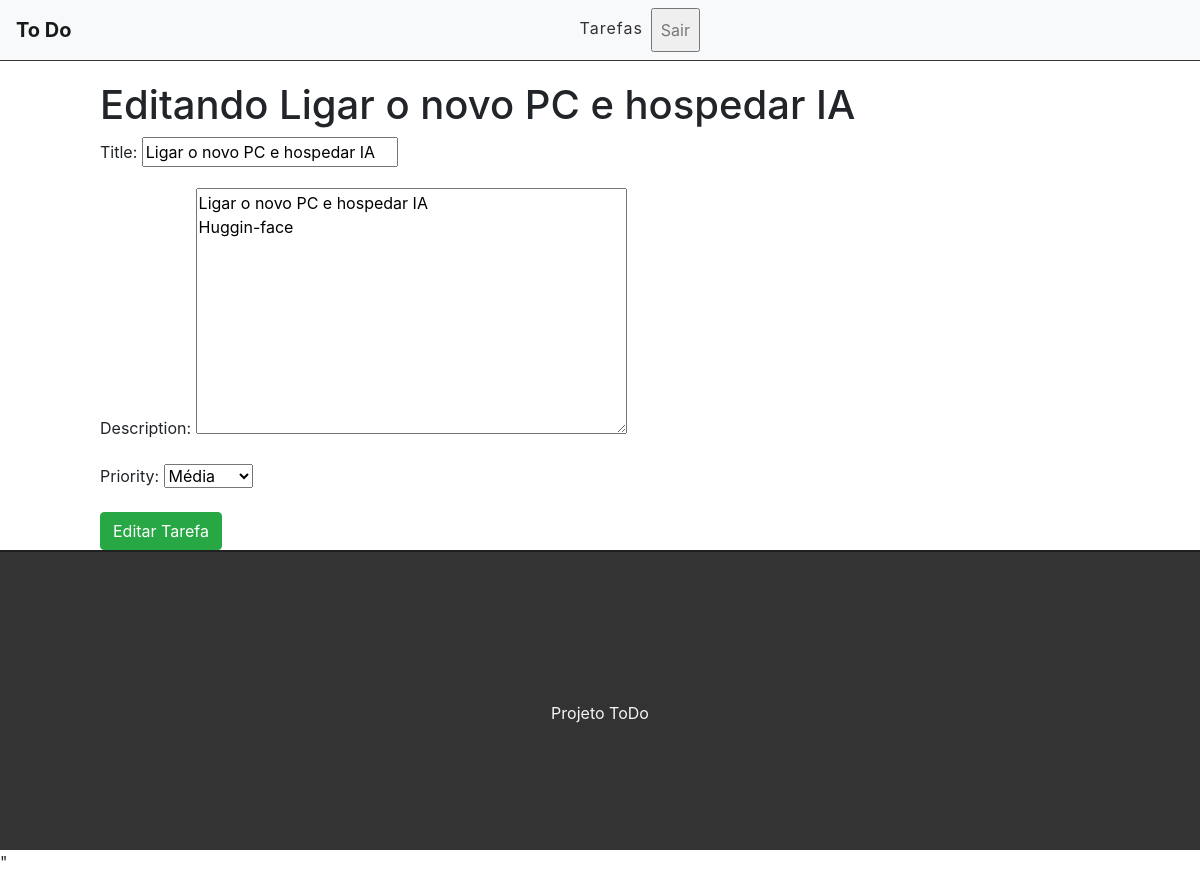
Screenshot of /edit/12 (signed in) with the database file from the repository.
### tasks/models.py (models this page shows, shortened)
class Task(models.Model):
    STATUS = (
        ('doing', 'doing'),
        ('done', 'done')
    )
    STATUS_PRIOR = (
        (1,'Alta'),
        (2,'Média'),
        (3,'Baixa')
    )
    title = models.CharField(max_length=100)
    description = models.TextField()
    user = models.ForeignKey(get_user_model(), on_delete=models.CASCADE)
    priority = models.IntegerField(max_length=1, choices=STATUS_PRIOR, blank=False,  null=False)
    done = models.CharField(
        max_length=5,
        choices=STATUS
    )
    deadline = models.DateTimeField(auto_now=True)
    created_at = models.DateTimeField(auto_now_add=True)
    updated_at = models.DateTimeField(auto_now=True)

### tasks/views.py (the view)
# urls.py: path('edit/<int:id>', views.editTask),
@login_required()
def editTask(request, id):
    task = get_object_or_404(Task, pk=id)
    if task.user != request.user:
        return redirect('/')
    form = TaskForm(instance=task)
    if request.method == 'POST':
        form = TaskForm(request.POST, instance=task)
        if form.is_valid():
            task.save()
            return redirect('/')
    else:
            return render(request, 'tasks/editTask.html',{'form' : form, 'task' : task})

### tasks/forms.py
class TaskForm(forms.ModelForm):
    class Meta:
        model = Task
        fields = ('title', 'description','priority')

### tasks/templates/tasks/editTask.html (shortened to what this page needs)
{% extends 'base.html' %}
{% block conteudo %}
<div class="offset-1 col-10 list-div">
    <h1>Editando {{task.title}}</h1>
    <form method="POST">{% csrf_token %}
        {{form.as_p}}
        <input type="submit" class="btn btn-success" value="Editar Tarefa">
    </form>
</div>
{% endblock %}

### tasks/static/css/styles.css (style rules this page uses)
.list-div { padding: 0; }

### rows the page displays
Task: title "Ligar o novo PC e hospedar IA", description "Ligar o novo PC e hospedar IA Huggin-face", priority "Média"
